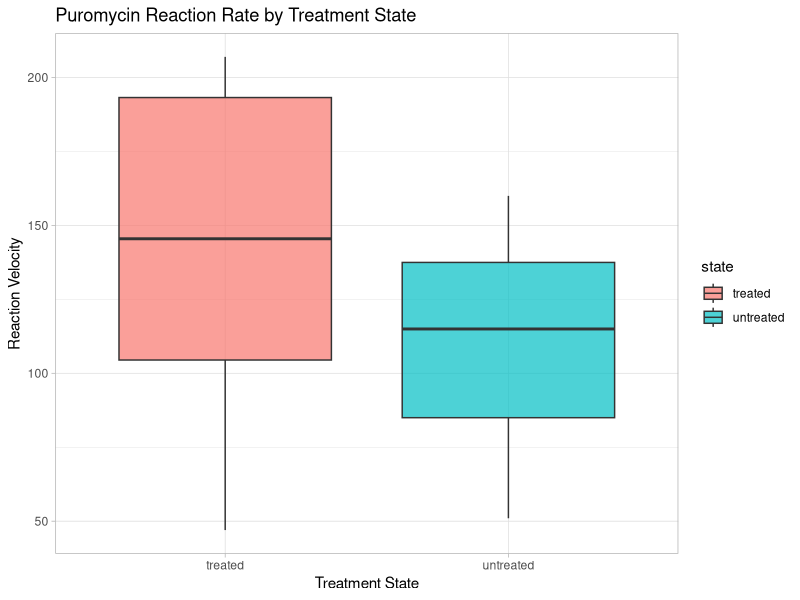
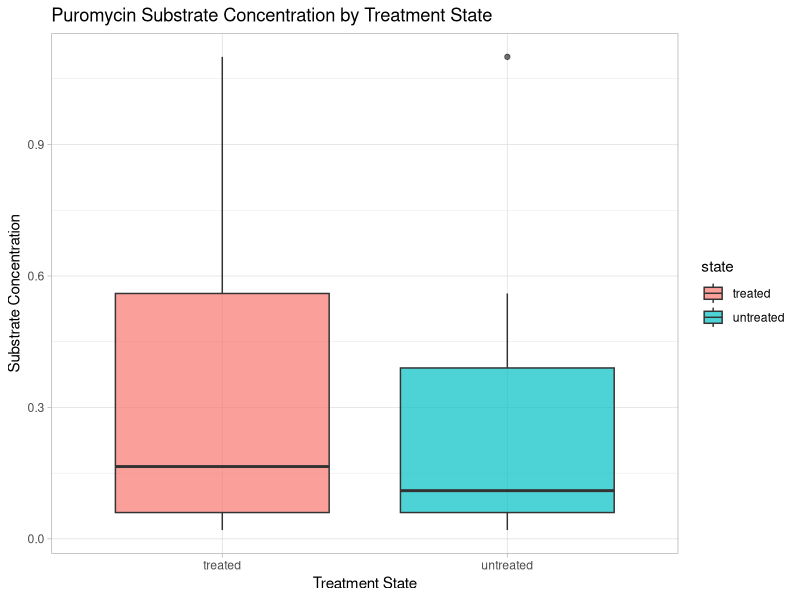
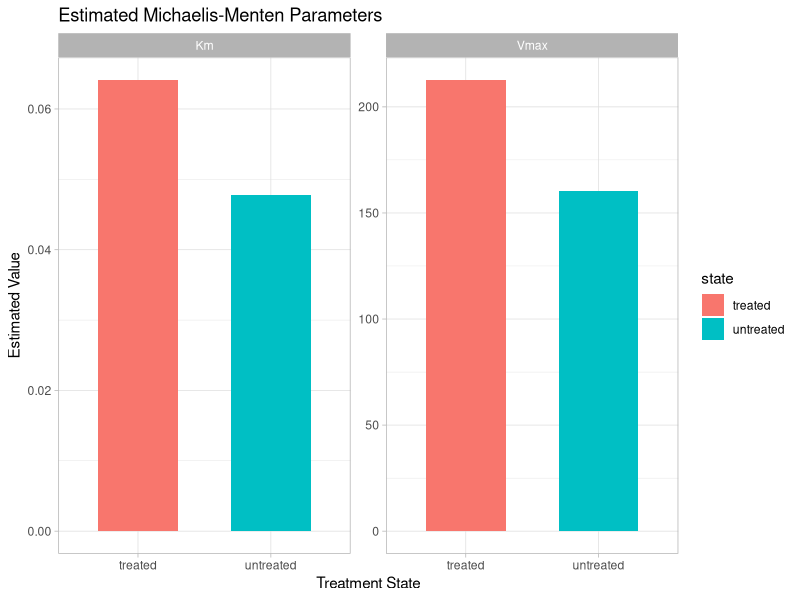
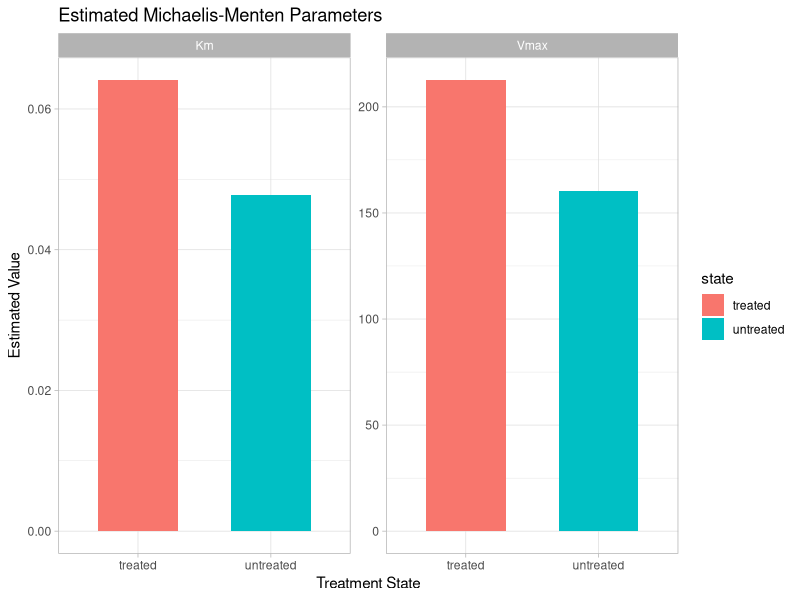
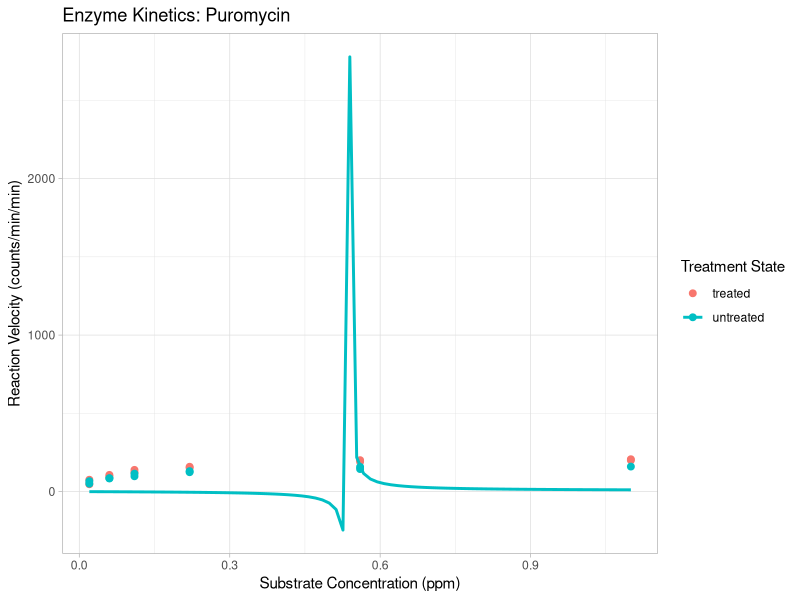
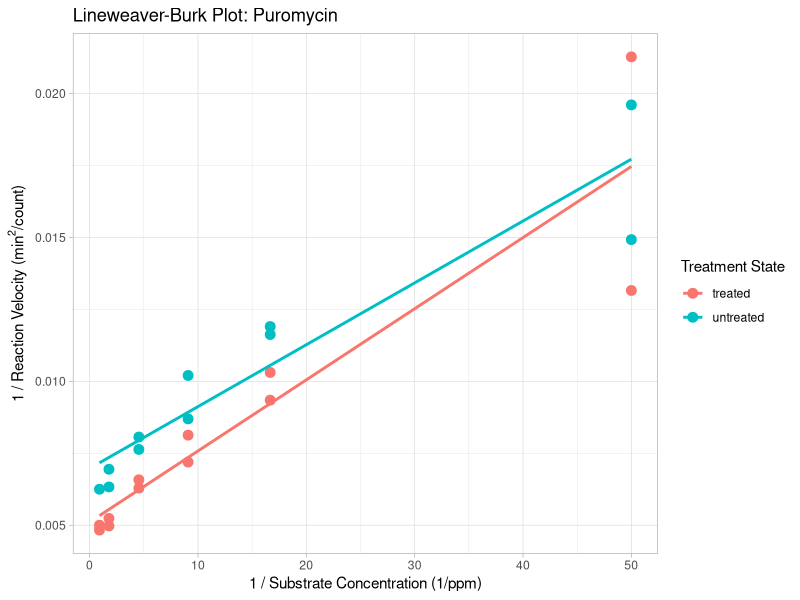
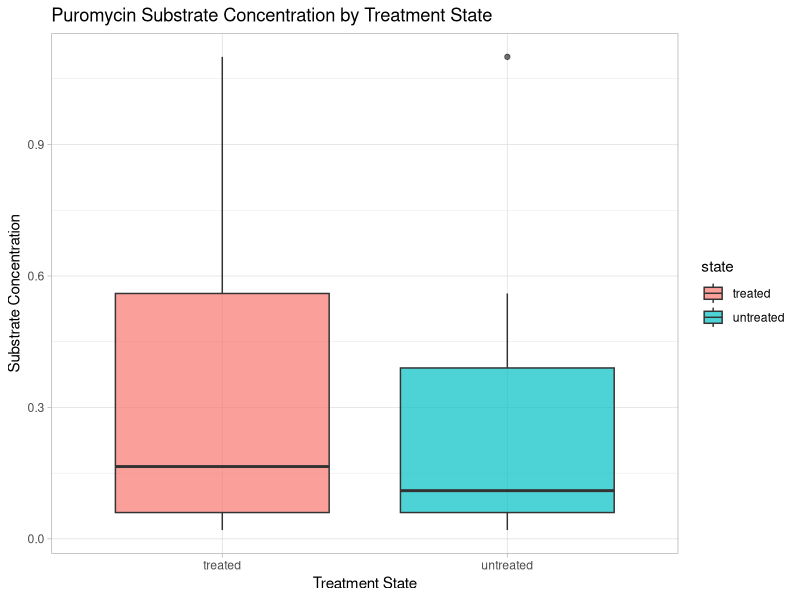
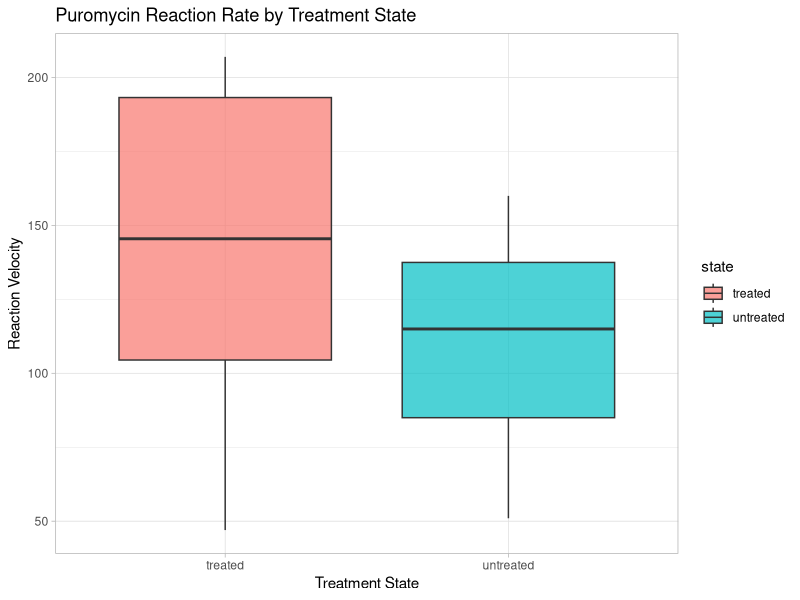

Source code (R) for these figures, in order:
# Enzyme Kinetics Analysis: Puromycin

# 1. Installation & Setup

# install.packages(c("ggplot2", "dplyr", "tibble"))
library(ggplot2)
library(dplyr)
library(tibble)

# Load built-in dataset
data("Puromycin")

# 2. Michaelis-Menten Plot (Nonlinear Regression)
plot_mm <- ggplot(data = Puromycin, mapping = aes(x = conc, y = rate, color = state)) +
geom_point(size = 2) + geom_smooth(method = "nls", formula = y ~ (Vmax * x) / (Km + x), 
start = list(Vmax = 200, Km = 0.1), se = FALSE) + theme_light() + labs(title = "Enzyme Kinetics: Puromycin", 
x = "Substrate Concentration (ppm)", y = "Reaction Velocity (counts/min/min)", color = "Treatment State")

# Save Michaelis-Menten plot
ggsave("puromycin_michaelis_menten.png", plot = plot_mm, width = 7, height = 5, dpi = 300)

# 3. Lineweaver-Burk Plot
plot_lb <- ggplot(Puromycin,aes(x = 1 / conc, y = 1 / rate, color = state)) + geom_point(size = 3) + geom_smooth(method = "lm", se = FALSE) + theme_light() + 
labs( title = "Lineweaver-Burk Plot: Puromycin", x = "1 / Substrate Concentration (1/ppm)", y = expression("1 / Reaction Velocity (min"^2*"/count)"), 
color = "Treatment State")
# Save Lineweaver-Burk plot
ggsave("puromycin_lineweaver_burk.png", plot = plot_lb, width = 7, height = 5, dpi = 300)

# 4. Statistical Summary & Quantile Analysis
# Calculate Means and Standard Deviations
untreated_mean <- Puromycin %>% filter(state == "untreated") %>% pull(conc) %>% mean(na.rm = TRUE)
untreated_sd <- Puromycin %>% filter(state == "untreated") %>% pull(conc) %>% sd(na.rm = TRUE)

treated_mean <- Puromycin %>% filter(state == "treated") %>% pull(conc) %>% mean(na.rm = TRUE)
treated_sd <- Puromycin %>% filter(state == "treated") %>% pull(conc) %>% sd(na.rm = TRUE)

untreated_mean_rate <- Puromycin %>% filter(state == "untreated") %>% pull(rate) %>% mean(na.rm = TRUE)
untreated_sd_rate <- Puromycin %>% filter(state == "untreated") %>% pull(rate) %>% sd(na.rm = TRUE)

treated_mean_rate <- Puromycin %>% filter(state == "treated") %>% pull(rate) %>% mean(na.rm = TRUE)
treated_sd_rate <- Puromycin %>% filter(state == "treated") %>% pull(rate) %>% sd(na.rm = TRUE)

# 5. Boxplot for Rate & Concentration
plot_conc_box <- ggplot(Puromycin, aes(x = state, y = conc, fill = state)) + geom_boxplot(alpha = 0.7) + 
theme_light() + labs(title = "Puromycin Substrate Concentration by Treatment State", x = "Treatment State", y = "Substrate Concentration")

ggsave("puromycin_conc_boxplot.png", plot = plot_conc_box, width = 7, height = 5, dpi = 300)

plot_rate_box <- ggplot(Puromycin, aes(x = state, y = rate, fill = state)) + geom_boxplot(alpha = 0.7) + theme_light() + 
labs(title = "Puromycin Reaction Rate by Treatment State", x = "Treatment State",y = "Reaction Velocity")

ggsave("puromycin_rate_boxplot.png", plot = plot_rate_box, width = 7, height = 5, dpi = 300)

plot_rate_box
plot_conc_box

# 6. Parameters for Vmax & Km 
treated_model <- nls(rate ~ (Vmax * conc) / (Km + conc), data = filter(Puromycin, state == "treated"), start = list(Vmax = 200, Km = 0.1))
untreated_model <- nls(rate ~ (Vmax * conc) / (Km + conc), data = filter(Puromycin, state == "untreated"), start = list(Vmax = 200, Km = 0.1))
treated_params <- coef(treated_model)
treated_Km <- treated_params["Km"]
treated_Vmax <- treated_params["Vmax"]
untreated_params <- coef(untreated_model)
untreated_Km <- untreated_params["Km"]
untreated_Vmax <- untreated_params["Vmax"]
cat("untreated Km:", untreated_Km,"\n")
cat("untreated Vmax:", untreated_Vmax,"\n")
cat("treated Km:", treated_Km,"\n")
cat("treated Vmax:", treated_Vmax,"\n")

parameter_df <- tibble(state = c("treated", "untreated", "treated", "untreated"), parameter = c("Vmax", "Vmax", "Km", "Km"), 
value = c(treated_Vmax, untreated_Vmax, treated_Km, untreated_Km))

plot_parameters <- ggplot(parameter_df, aes(x = state, y = value, fill = state)) + geom_col(width = 0.6) + facet_wrap(~ parameter, scales = "free_y") + theme_light() + 
labs( title = "Estimated Michaelis-Menten Parameters", x = "Treatment State", y = "Estimated Value")

plot_parameters
ggsave("puromycin_vmax_km_parameters.png", plot = plot_parameters, width = 7, height = 5, dpi = 300)

# 7. Parameters for Vmax & Km
treated_model <- nls(rate ~ (Vmax * conc) / (Km + conc), data = filter(Puromycin, state == "treated"), start = list(Vmax = 200, Km = 0.1))
untreated_model <- nls(rate ~ (Vmax * conc) / (Km + conc), data = filter(Puromycin, state == "untreated"),start = list(Vmax = 200, Km = 0.1))

# 95% Confidence Intervals for Vmax and Km
treated_ci <- confint(treated_model)
untreated_ci <- confint(untreated_model)

print(treated_ci)
print(untreated_ci)

treated_params <- coef(treated_model)
untreated_params <- coef(untreated_model)

treated_Km <- treated_params["Km"]
treated_Vmax <- treated_params["Vmax"]
untreated_Km <- untreated_params["Km"]
untreated_Vmax <- untreated_params["Vmax"]

cat("Untreated Km:", untreated_Km, "\n")
cat("Untreated Vmax:", untreated_Vmax, "\n")
cat("Treated Km:", treated_Km, "\n")
cat("Treated Vmax:", treated_Vmax, "\n")

parameter_df <- tibble(state = c("treated", "untreated", "treated", "untreated"), parameter = c("Vmax", "Vmax", "Km", "Km"),
value = c(treated_Vmax, untreated_Vmax, treated_Km, untreated_Km))

plot_parameters <- ggplot(parameter_df, aes(x = state, y = value, fill = state)) +
geom_col(width = 0.6) + facet_wrap(~parameter, scales = "free_y") + theme_light() + labs(title = "Estimated Michaelis-Menten Parameters",
x = "Treatment State", y = "Estimated Value")

print(plot_parameters)

ggsave("puromycin_vmax_km_parameters.png", plot = plot_parameters, width = 7, height = 5, dpi = 300)

# 8. Root Mean Square Error (RMSE)
treated_rmse <- sqrt(mean(residuals(treated_model)^2))
untreated_rmse <- sqrt(mean(residuals(untreated_model)^2))
cat("Treated RMSE:", treated_rmse, "\n")
cat("Untreated RMSE:", untreated_rmse, "\n")
